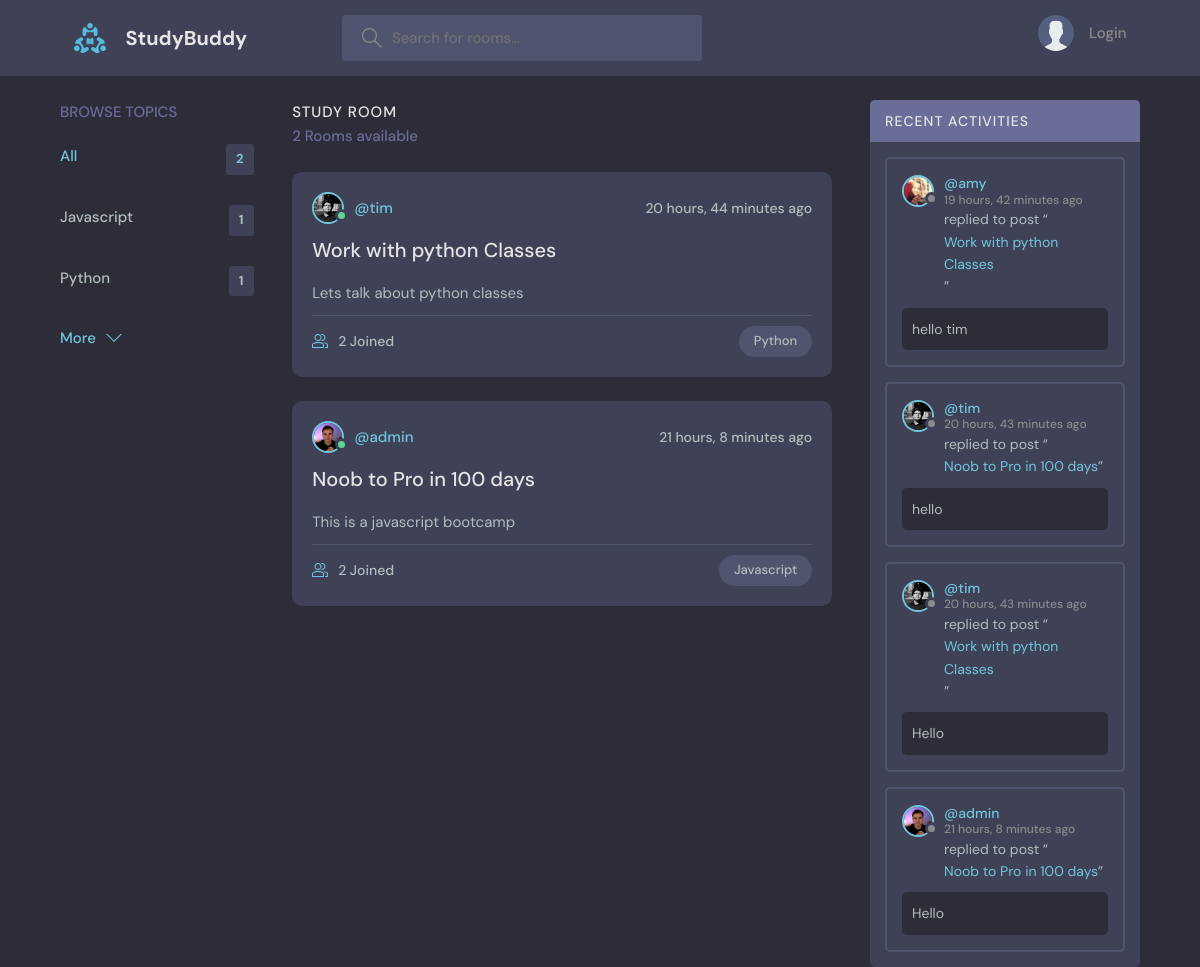
/rooms/, run on the app's committed database.
### Chat/models.py (models this page shows, shortened)
class Topics(models.Model):
    name = models.CharField(max_length=100, unique=True)
    def __str__(self):
        return self.name

class Rooms(models.Model):
    topic = models.ForeignKey(Topics, on_delete=models.SET_NULL, null=True)
    host = models.ForeignKey(User, on_delete=models.SET_NULL, null=True)
    name = models.CharField(max_length=100, unique=True)
    description = models.TextField(null=True, blank=True)
    participants = models.ManyToManyField(User, related_name="participants", blank=True)
    created_at = models.DateTimeField(auto_now_add=True)
    updated_at = models.DateTimeField(auto_now=True)
    def __str__(self):
        return self.name

class User(AbstractUser):
    name = models.CharField(max_length=200, blank=True)
    email = models.EmailField(max_length=254, unique=True)
    bio = models.TextField(null=True, blank=True)
    avatar = models.ImageField(null=True, blank=True, default="avatar.svg")
    USERNAME_FIELD = "email"
    REQUIRED_FIELDS = []

class Message(models.Model):
    room = models.ForeignKey(Rooms, on_delete=models.CASCADE)
    user = models.ForeignKey(User, on_delete=models.CASCADE)
    content = models.TextField()
    created_at = models.DateTimeField(auto_now_add=True)
    updated_at = models.DateTimeField(auto_now=True)

### Chat/views.py (the view)
# urls.py: path("rooms/", views.rooms, name="rooms"),
def rooms(request):
    topic = request.GET.get("topic") if request.GET.get("topic") != None else ""
    rooms = Rooms.objects.filter(
        Q(topic__name__icontains=topic)
        | Q(name__contains=topic)
        | Q(host__username__icontains=topic),
    ).order_by("-created_at", "-updated_at")
    room_messages = Message.objects.filter(
        Q(room__topic__name__icontains=topic)
    ).order_by("-created_at", "-updated_at")[:4]
    topics = Topics.objects.all()
    return render(
        request,
        "chat/rooms.html",
        {"rooms": rooms, "topics": topics, "room_messages": room_messages},
    )

### Chat/templates/chat/rooms.html (shortened to what this page needs)
{% extends 'base.html' %}
{% block content %}
  <div class='layout layout--3'>
    <section class="container">
      <div class="topics" >
        {% include "chat/components/_topics.html" %}
      </div>
      <div class="roomList">
        <div class="roomList__header">
          <div>
            <h2>Study Room</h2>
            <p>{{ rooms.count }} Rooms available</p>
          </div>
        </div>
        <div>
          {% include "chat/components/_feed.html" %}
        </div>
      </div>
      <div class="activities">
        <div class="activities__header">
          <h2>Recent Activities</h2>
        </div>
        {% include "chat/components/_activity.html" %}
      </div>
    </section>
  </div>
{% endblock %}

### Chat/templates/chat/components/_topics.html
<div class="topics__header">
  <h2>Browse Topics</h2>
</div>
<ul class="topics__list">
  <li>
    <a href="?" class="active">All <span>{{ rooms.count }}</span></a>
  </li>
  {% for topic in topics %}
    <li>
      <a href="{% url  'rooms' %}?topic={{ topic.name }}">
        {{ topic.name }} <span>{{ topic.rooms_set.all.count }}</span></a>
    </li>
  {% endfor %}
</ul>
<a class="btn btn--link" href="#">
  More
  <svg version="1.1" xmlns="http://www.w3.org/2000/svg" width="32" height="32" viewBox="0 0 32 32">
    <title>chevron-down</title>
    <path d="M16 21l-13-13h-3l16 16 16-16h-3l-13 13z"></path>
  </svg>
</a>

### Chat/templates/chat/components/_feed.html (shortened to what this page needs)
{% for room in rooms %}
  <div class="roomListRoom">
    <div class="roomListRoom__header">
      <a href="{% url 'profile' room.host.id %}" class="roomListRoom__author">
        <div class="avatar avatar--small active">
          <img src="{{room.host.avatar.url}}" />
        </div>
        <span>@{{room.host.username}}</span>
      </a>
      <div class="roomListRoom__actions">
        <span>{{room.created_at | timesince }} ago</span>
      </div>
    </div>
    <div class="roomListRoom__content">
      <a href="{% url 'room' room.id %}">{{room.name}}</a>
      <p>
        {{room.description | truncatechars:150}}
      </p>
    </div>
    <div class="roomListRoom__meta">
      <a href="{% url 'room' room.id %}" class="roomListRoom__joined">
        {{room.participants.all.count}} Joined
      </a>
      <p class="roomListRoom__topic">{{room.topic}}</p>
    </div>
  </div>
{% endfor %}

### Chat/templates/chat/components/_activity.html (shortened to what this page needs)
{% for message in room_messages %}
  <div class="activities__box">
    <div class="activities__boxHeader roomListRoom__header">
      <a href="{% url 'profile' message.user.id %}" class="roomListRoom__author">
        <div class="avatar avatar--small">
          <img src="{{message.user.avatar.url}}" />
        </div>
        <p>
          @{{message.user.username}}
          <span>{{message.created_at | timesince}} ago</span>
        </p>
      </a>
    </div>
    <div class="activities__boxContent">
      <p>replied to post “<a href={% url 'room' message.room.id %}>{{message.room}}</a>”</p>
      <div class="activities__boxRoomContent">
        {{message.content | truncatechars:100}}
      </div>
    </div>
  </div>
{% endfor %}

### data on the page
Topics: name "Javascript", rooms_set.all.count "1"
Topics: name "Python", rooms_set.all.count "1"
Rooms: host.avatar (picture), host.username "tim", created_at "20 hours, 44 minutes", name "Work with python Classes", description "Lets talk about python classes", participants.all.count "2", topic "Python"
Rooms: host.avatar (picture), host.username "admin", created_at "21 hours, 8 minutes", name "Noob to Pro in 100 days", description "This is a javascript bootcamp", participants.all.count "2", topic "Javascript"
Message: user.avatar (picture), user.username "amy", created_at "19 hours, 42 minutes", room "Work with python Classes", content "hello tim"
Message: user.avatar (picture), user.username "tim", created_at "20 hours, 43 minutes", room "Noob to Pro in 100 days", content "hello"
Message: user.avatar (picture), user.username "tim", created_at "20 hours, 43 minutes", room "Work with python Classes", content "Hello"
Message: user.avatar (picture), user.username "admin", created_at "21 hours, 8 minutes", room "Noob to Pro in 100 days", content "Hello"

### other printed values
{{ rooms.count }} "2"
